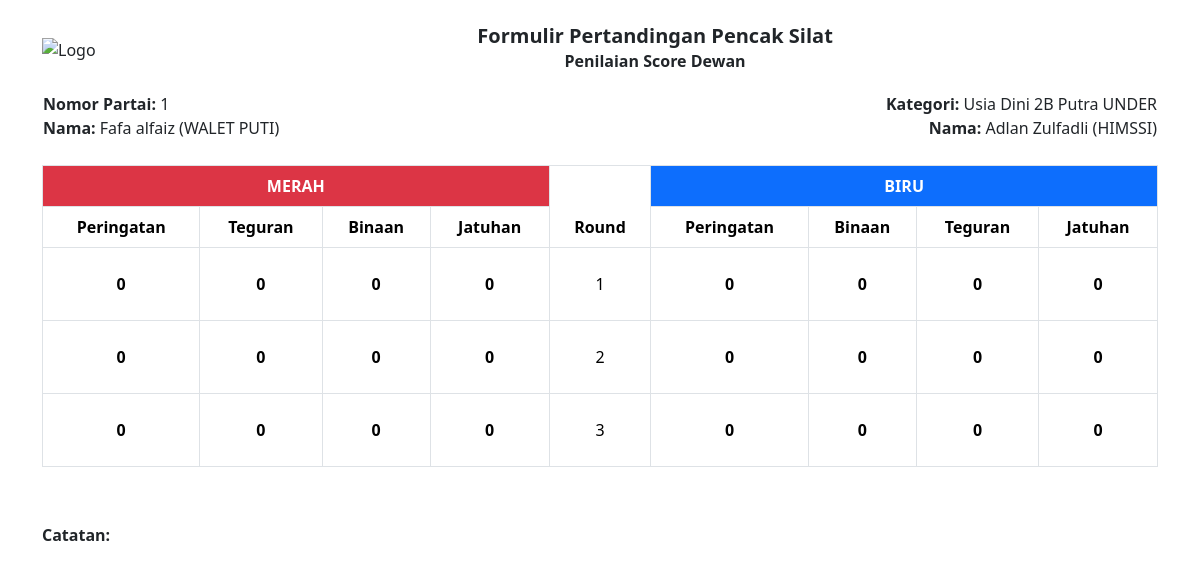
Screenshot of /admin/dewan_score.php?id_partai=1 with the database file from the repository.
### tables this page shows
CREATE TABLE `jadwal_tanding` (
  `id_partai` int(11) NOT NULL,
  `tgl` date NOT NULL,
  `kelas` varchar(55) NOT NULL,
  `gelanggang` varchar(2) NOT NULL,
  `partai` varchar(4) NOT NULL,
  `nm_biru` varchar(55) NOT NULL,
  `kontingen_biru` varchar(55) NOT NULL,
  `nm_merah` varchar(55) NOT NULL,
  `kontingen_merah` varchar(55) NOT NULL,
  `status` varchar(55) NOT NULL DEFAULT '-',
  `skor_biru` int(11) DEFAULT NULL,
  `skor_merah` int(11) DEFAULT NULL,
  `pemenang` varchar(150) NOT NULL DEFAULT '-',
  `babak` varchar(55) DEFAULT NULL,
  `id_bagan` int(11) DEFAULT NULL,
  `bagan` varchar(255) DEFAULT NULL,
  `medali` varchar(2) NOT NULL DEFAULT '0',
  `aktif` varchar(2) NOT NULL DEFAULT '0',
  `grup` varchar(255) DEFAULT NULL
);

### admin/dewan_score.php (the view, shortened to what the rows shown need)
<?php
include "../backend/includes/connection.php";
$id_partai = mysqli_real_escape_string($koneksi, $_GET["id_partai"]);
$sqljadwal = "SELECT * FROM jadwal_tanding
					WHERE id_partai='$id_partai'";
$jadwal_tanding = mysqli_query($koneksi, $sqljadwal);
$jadwal = mysqli_fetch_array($jadwal_tanding);
?>
<!DOCTYPE html>
<html lang="en">
<head>
  <link href="https://cdn.jsdelivr.net/npm/bootstrap@5.3.3/dist/css/bootstrap.min.css" rel="stylesheet">
</head>
<body>
  <div id="printArea">
    <div class="container py-4">
    <table width="100%" border="0" style="margin-top:10px;">
    <tr>
        <td><b>Nomor Partai:</b> <?php echo $jadwal['partai']; ?> <br><b>Nama:</b> <?php echo $jadwal['nm_merah']; ?></td>
        <td align="right"><b>Kategori:</b> <?php echo $jadwal['kelas']; ?><br><b>Nama:</b> <?php echo $jadwal['nm_biru']; ?></td>
    </tr>
</table>
<br>
      <div class="table-responsive">
        <table class="text-center table table-bordered" width="100%" cellspacing="0" cellpadding="5">
          <thead>
            <tr>
              <th colspan="4" class="bg-danger text-white">MERAH</th>
              <th rowspan="2">Round</th>
              <th colspan="4" class="bg-primary text-white">BIRU</th>
            </tr>
            <tr>
              <th>Peringatan</th>
              <th>Teguran</th>
              <th>Binaan</th>
              <th>Jatuhan</th>
              <th>Peringatan</th>
              <th>Binaan</th>
              <th>Teguran</th>
              <th>Jatuhan</th>
            </tr>
          </thead>
        </table>
      </div>
    </div>
  </div>
</body>
</html>

### rows the page displays
jadwal_tanding: partai "1", nm_merah "Fafa alfaiz (WALET PUTI)", kelas "Usia Dini 2B Putra UNDER", nm_biru "Adlan Zulfadli (HIMSSI)"

### other values shown
$jumlah "0"
